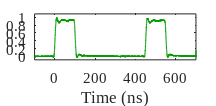

Recreate this plot in MATLAB.
clear all;
close all;
set(0,'DefaultTextFontname', 'Times New Roman')
set(0,'DefaultTextFontSize', 11)
% set(gcf, 'PaperSize', [8.5 6]); %size in cm

% load('results.mat')
% [frequ ampl] = textread(['ttl8ttlovercq1_TWGMRmd138666_TLasmd2460Uatto2dV0.00666UtisalamV6666.dat'],'%f %f', 'delimiter', ',');
set(gcf,'WindowStyle','docked')

%previous
% exp_pulse = load('ttl8ttlovercq1_TWGMRmd138666_TLasmd2460Uatto2dV0.00666UtisalamV6666.mat');
exp_pulse = load('newnewpumpsquare_1_fineq1_TWGMRmd139100_TLasmd2921Uatto2dV0.00666UtisalamV6666.mat');

time_s = exp_pulse.results.X1;
time_mus = time_s.*10^6;
frequ_MHz = exp_pulse.results.x1MHz;
pulse_greenDet_V = exp_pulse.results.Y2;

%EVALUATION
frequ_MHz = frequ_MHz - 0;
% stretch = 7.8/6.9;
stretch = 1;
frequ_MHz = stretch.*frequ_MHz;

clf
% set(gcf,'WindowStyle','docked')
hold on
    plot(time_mus.*1000-300,pulse_greenDet_V/max(pulse_greenDet_V),'-','MarkerSize',8,'LineWidth',.8,'Color',[0 .604 0])
hold off

% title('file: ttl8ttlovercq1_TWGMRmd138666_TLasmd2460Uatto2dV0.00666UtisalamV6666.mat','FontSize',6,'FontName','Times New Roman')

xlabel('Time (ns)','FontSize',11,'FontName','Times New Roman')
% xlabel('Frequency (GHz)','FontSize',10,'FontName','Times New Roman')
%ylabel('Power (norm.)','FontSize',10,'FontName','Times New Roman')
% leg = legend('150 MHz Det',1, 'FontName' ,'Times New Roman')
% set(leg,'box','off');
%,'Xcolor',[1 1 1],'Ycolor',[1 1 1]
box on
grid off
xlim([-100,700])
ylim([-0.09,1.09])
% set(leg,'FontSize',10,'FontName','Times New Roman')
set(gca,'FontSize',11,'FontName','Times New Roman')

%Export figure
set(gcf,'PaperUnits','Centimeter')
set(gcf, 'PaperSize', [6 3.5]); %Keep the same paper size
set(gcf, 'PaperPosition', [0 0.1 5.5 2.7]); %left up width heigt Position the plot further to the left and down. Extend the plot to fill entire paper.

% saveas(gcf,['pump_mode.png'],'png')
savedata = ([time_mus,pulse_greenDet_V]);
dlmwrite(['fast_pulses.dat'],savedata, 'delimiter','\t' ,'newline' , 'pc' )
saveas(gcf,['green_pump_pulse_crit_V2.pdf'],'pdf')
